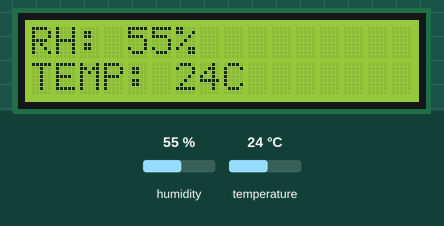
This sketch was run on a simulated Arduino Uno, built with avr-gcc and run on an emulated ATmega328P. Parts: 16×2 character LCD. The test bench sets the inputs (shaded band); at power-on: humidity 55 %, temperature 24 °C.

Above: at 1.2 s.
1.3 s: humidity set to 22 %
At 2.7 s:
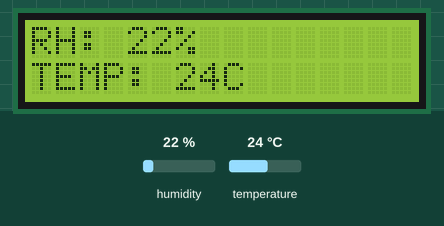
3.6 s: temperature set to 12 °C
At 4.9 s:
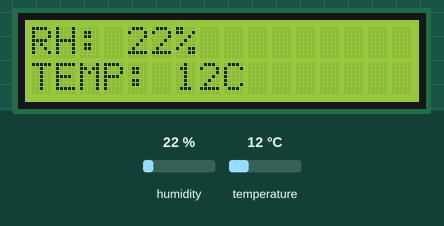
5.6 s: humidity set to 40 %
At 7.1 s:
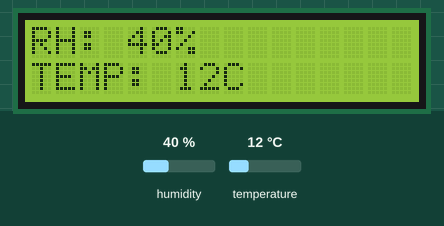
7.7 s: temperature set to 19 °C
At 9.3 s:
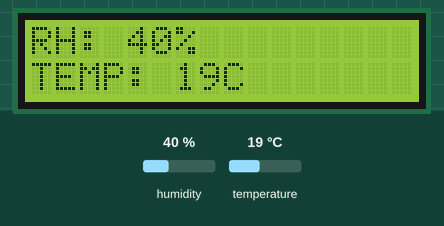
Timing chart, 0 to 10.7 s (numbered marks = the images above; inputs shaded):
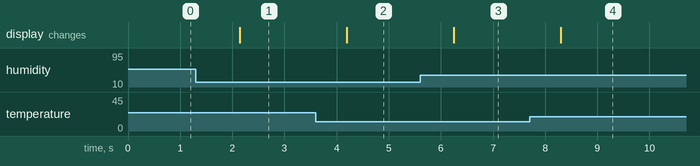

Measured:
- after the input at 1.3 s, the display: changes after 0.84 s (image 1)
- after the input at 3.6 s, the display: changes after 0.59 s (image 2)
- after the input at 5.6 s, the display: changes after 0.64 s (image 3)
- after the input at 7.7 s, the display: changes after 0.59 s (image 4)

The sketch:

dth_11_mss.ino
```cpp
/******************************************************************************************************
*  Programa exemplo para uso do Sensor de Umidade e Temperatura DHT-11 - MSS Eletrônica               *
*  Produto: Sensor de Ultrasom HC-SR04 (http://www.msseletronica.com/loja/detalhes.php?urlid=871)     *
*  Produtos relacionados: http://www.msseletronica.com/loja/produtos.php?urlcat=15&urlsubcat=173      *
*  Desenvolvedor: Misael                                                                              *
*  Data: 31/10/2012                                                                                   *
*                                                                                                     *
*  Objetivo: Usar o sensor DHT-11 lendo a umidade e temperatura e mostrando em um LCD 16x2            *
*  Bibliotecas usadas:                                                                                *
*   LiquidCrystal.h - http://arduino.cc/en/Reference/LiquidCrystal                                    *
*   dht11.h - http://www.arduino.cc/playground/Main/DHTLib/                                           *
*                                                                                                     *
*******************************************************************************************************/

/******************************************************************************************************
*  Informação sobre o programa:                                                                       *
*                                                                                                     *
*  Pinos usados para o LCD:                                                                           *
*    2 -> RS do LCD                                                                                   *
*    4 -> EN do LCD                                                                                   *
*    7 -> D4 do LCD                                                                                   *
*    8 -> D5 do LCD                                                                                   *
*    12 -> D6 do LCD                                                                                  *
*    13 -> D7 do LCD                                                                                  *
*    Você deve alimentar o LCD                                                                        *
*    Ligar um Potenciômetro/trimpot ao pino VO do LCD para controlar o contraste                      *
*    Ligar o R/W do LCD ao GND                                                                        *
*    Ligar os pinos D0, D1, D2, D3 do LCD ao GND                                                      *
*                                                                                                     *
*  Pinos usados para o Sensor DHT-11:                                                                 *
*    3 -> Sensor (Pino para comunicação como o sensor)                                                *
*    Você deve alimentar o sensor: Ligue VCC ao Pino 5V e o GND ao GND                                *
*******************************************************************************************************/
//Para melhores informações sobre o sensor DTH-11, consulte o datasheet

//Para informações sobre a Biblioteca LiquidCrystal.h, vá na guia Help/Reference/Libraries/LiquidCrystal
#include <LiquidCrystal.h> //Incluindo a biblioteca para acionamento do LCD 16x2
#include <dht11.h>//Inclui a biblioteca para leitura do sensor DHT-11

LiquidCrystal lcd(2, 4, 7, 8, 12, 13);//Configurando os pinos que estão conectados ao LCD
//2 -> RS do LCD, 4 -> EN do LCD, 7 -> D4 do LCD, 8 -> D5 do LCD, 12 -> D6 do LCD, 13 -> D7 do LCD

//Declaração de variaveis
dht11 sensor;//Declarando uma variavel de nome "sensor" do tipo dht11 (Da biblioteca importada por #include <dht11.h>)

//Declaração de constantes
#define pinSensor 3//Constante que deve receber o número do pino ao qual esta conectado o pino de comunicaçao do sensor DHT-11

//Rotina de configurações iniciais do programa
void setup() {

  lcd.begin(16, 2);//Inicializa a biblioteca para trabalhar com display de 16 caracteres por 2 linhas (16x2)
 }

// Rotina que será executada infinitamente
void loop() {

  if(sensor.read(pinSensor)==0)//Solicita a leitura do sensor e testa se o sensor respondeu
    {
    lcd.setCursor(0,0);//Coloca o cursor do LCD no primeiro caracter e primeira linha (setCursor(caracter,linha))
    lcd.print("RH: ");//Imprime a sigla
    lcd.print(sensor.humidity);//Imprime a umidade
    lcd.print("%");//Imprime o simbolo
    lcd.setCursor(0,1);//Coloca o cursor do LCD no primeiro caracter e segunda linha (setCursor(caracter,linha))
    lcd.print("TEMP: ");//Imprime a sigla
    lcd.print(sensor.temperature);//Imprime a temperatura
    lcd.print("C");//Imprime o simbolo sem o "º"
    }

  delay(1000);//Aguarda 1s, intervalo entre as leituras exigido pelo fabricante
}
```
